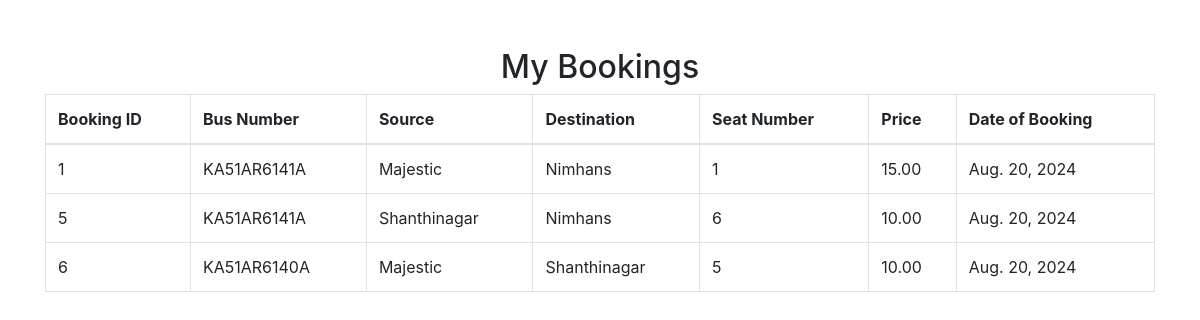
The page /my-bookings/ (signed in) on the database as committed earlier.
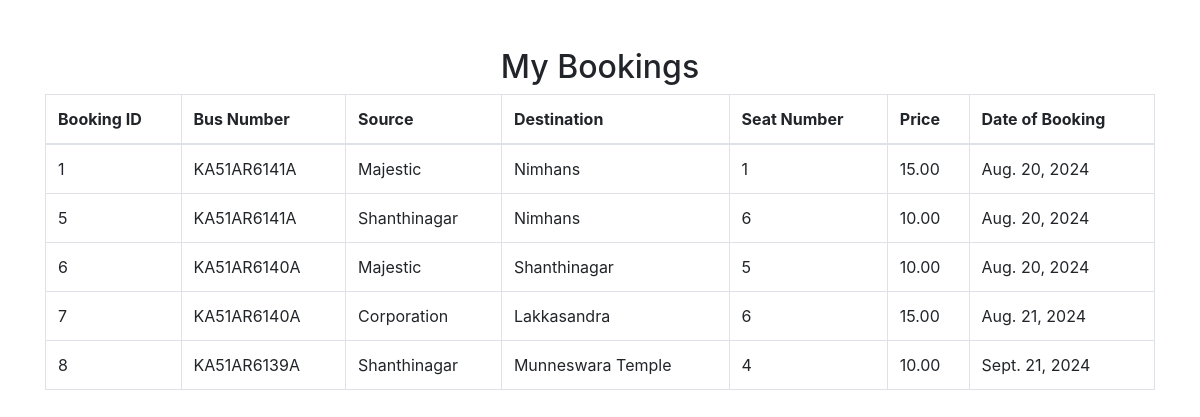
The same page on the database as committed later.
### Booking/models.py (models this page shows, shortened)
class Booking(models.Model):
    booking_id = models.AutoField(primary_key=True)
    user = models.ForeignKey(User, on_delete=models.CASCADE, related_name='bookings_user')
    source = models.ForeignKey(BusStop, on_delete=models.CASCADE, related_name='bookings_source')
    destination = models.ForeignKey(BusStop, on_delete=models.CASCADE, related_name='bookings_destination')
    price = models.ForeignKey(Fare, on_delete=models.CASCADE, related_name='bookings_price')
    bus = models.ForeignKey(Bus, on_delete=models.CASCADE, related_name='bookings_bus')
    seat = models.ForeignKey(Seat, on_delete=models.CASCADE)
    date = models.DateField(default=timezone.now)

class Bus(models.Model):
    bus_id = models.AutoField(primary_key=True)
    route_id = models.ForeignKey(Route, on_delete=models.CASCADE, related_name='buses')
    bus_number = models.CharField(max_length=255)
    conductor_name = models.CharField(max_length=255)
    conductor_number = models.CharField(max_length=15)

class BusStop(models.Model):
    stop_id = models.AutoField(primary_key=True)
    name = models.CharField(max_length=100)
    location = models.CharField(max_length=100)
    route_id = models.ForeignKey(Route, on_delete=models.CASCADE, related_name='stops')

class Seat(models.Model):
    bus = models.ForeignKey(Bus, on_delete=models.CASCADE)
    seat_number = models.CharField(max_length=5)

class Fare(models.Model):
    source = models.ForeignKey(BusStop, related_name='fare_source', on_delete=models.CASCADE)
    destination = models.ForeignKey(BusStop, related_name='fare_destination', on_delete=models.CASCADE)
    price = models.DecimalField(max_digits=5, decimal_places=2)
    route = models.ForeignKey(Route, on_delete=models.CASCADE)

### Booking/checks.py (the view)
    def _wrapped_view(request, *args, **kwargs):
        if admin_check(request.user):
            return view_func(request, *args, **kwargs)
        else:
            return redirect("login")

### Booking/checks.py (called while the page is built)
def admin_check(user):
    return user.is_authenticated

def login_required(view_func):
    def _wrapped_view(request, *args, **kwargs):
        if admin_check(request.user):
            return view_func(request, *args, **kwargs)
        else:
            return redirect("login")
    return _wrapped_view

### Booking/views.py (called while the page is built)
@login_required
def my_bookings(request):
    bookings = Booking.objects.filter(user=request.user)
    return render(request, 'my_bookings.html', {'bookings': bookings})

### Booking/templates/my_bookings.html (shortened to what this page needs)
<!DOCTYPE html>
<html lang="en">
<head>
    <link href="https://maxcdn.bootstrapcdn.com/bootstrap/4.5.2/css/bootstrap.min.css" rel="stylesheet">
</head>
<body>
    <div class="container mt-5">
        <h2 class="text-center">My Bookings</h2>
        {% if bookings %}
            <div class="table-responsive">
                <table class="table table-bordered">
                    <thead>
                        <tr>
                            <th>Booking ID</th>
                            <th>Bus Number</th>
                            <th>Source</th>
                            <th>Destination</th>
                            <th>Seat Number</th>
                            <th>Price</th>
                            <th>Date of Booking</th>
                        </tr>
                    </thead>
                    <tbody>
                        {% for booking in bookings %}
                        <tr>
                            <td>{{ booking.booking_id }}</td>
                            <td>{{ booking.bus.bus_number }}</td>
                            <td>{{ booking.source.name }}</td>
                            <td>{{ booking.destination.name }}</td>
                            <td>{{ booking.seat.seat_number }}</td>
                            <td>{{ booking.price.price }}</td>
                            <td>{{ booking.date }}</td>
                        </tr>
                        {% endfor %}
                    </tbody>
                </table>
            </div>
        {% else %}
            <p class="text-center">You have no bookings yet.</p>
        {% endif %}
    </div>
</body>
</html>

Rows that differ between the two databases and show on the page:
added Booking: booking_id "7", bus.bus_number "KA51AR6140A", source.name "Corporation", destination.name "Lakkasandra", seat.seat_number "6", price.price "15.00", date "Aug. 21, 2024"
added Booking: booking_id "8", bus.bus_number "KA51AR6139A", source.name "Shanthinagar", destination.name "Munneswara Temple", seat.seat_number "4", price.price "10.00", date "Sept. 21, 2024"
